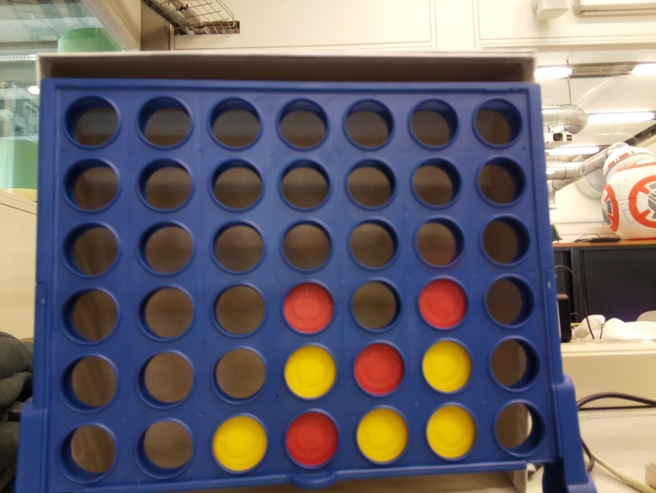
#> input picture VisionCode/board.jpg, 656 x 493 px, found by its file name
$ python getRedCircles.py   (Python 2 division)
#> lines starting #> are read from the running program, lines starting #| are printed output that depends on the picture; after the words box and inside, x2 and y2 are one past the last pixel; in counts of white or black regions, pixels touching at a corner belong together
#!/usr/bin/python
'''
This code will filter out all colors except RED
Then it will search for circles and will find only the RED circles.
'''
from __future__ import print_function

import cv2 as cv
import numpy as np
import sys
import os

if __name__ == '__main__':
	print(__doc__)

	color = "red"

	try:
		fn = sys.argv[1]
	except IndexError:
		fn = "board.jpg"
#Read/import the picture
	source = cv.imread(fn)
#> source is the input picture: shape (493, 656, 3); mean B, G, R 105.9, 101.1, 107.4
#Blur the image
	blur = cv.medianBlur(source, 7)
#make a HSV image from the blurred picture
	hsv = cv.cvtColor(blur, cv.COLOR_BGR2HSV)
#> hsv: shape (493, 656, 3); mean H, S, V 65.5, 109.5, 133.8
#Values for the RED filter
#HSV. H: Hue, S: Saturation, V: Value
#lower_red lowest values
#upper_red highest values
    #0,175,125
    #255,220,220
        lower_red = np.array([0, 71 ,0])
        upper_red = np.array([15, 255 ,255])

        mask_red_1 = cv.inRange(hsv, lower_red, upper_red)
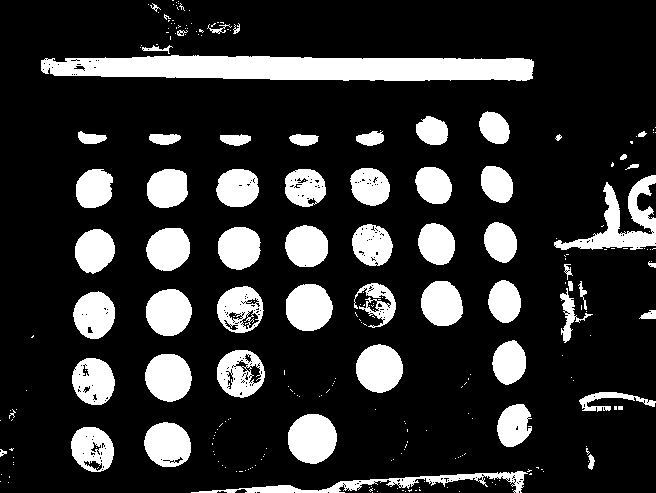
#> mask_red_1: shape (493, 656); 18.8% white; 251 white regions (191 under 20 px), largest, box (x1, y1, x2, y2) and area: (41, 55, 534, 81) 10379, (554, 175, 656, 250) 2658, (288, 414, 337, 464) 1929

        lower_red = np.array([177, 0, 0])
        upper_red = np.array([255, 255, 255])
#apply the filter ranges
        mask_red_2 = cv.inRange(hsv, lower_red, upper_red)
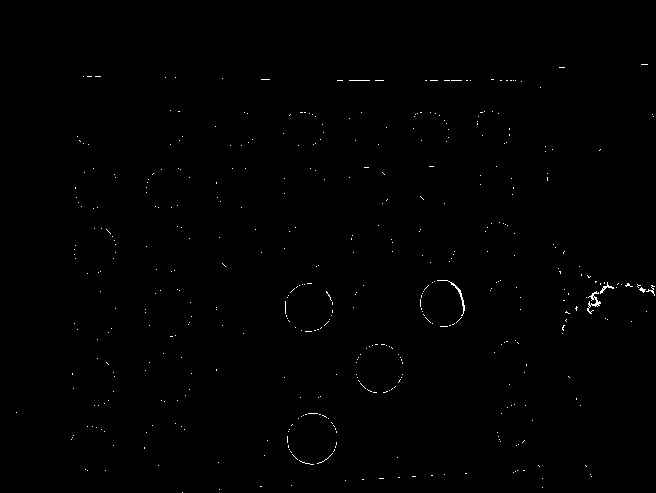
#> mask_red_2: shape (493, 656); 0.35% white in thin lines or dots, all inside (x1, y1, x2, y2) = (16, 64, 655, 493)

        #mask_red = cv.bitwise_and(blur, blur, mask = mask_red1)
        mask_red3 = cv.bitwise_and(blur, blur, mask = mask_red_2)
#show the color image with mask.
	res_red = cv.bitwise_and(blur, blur, mask = mask_red_1)
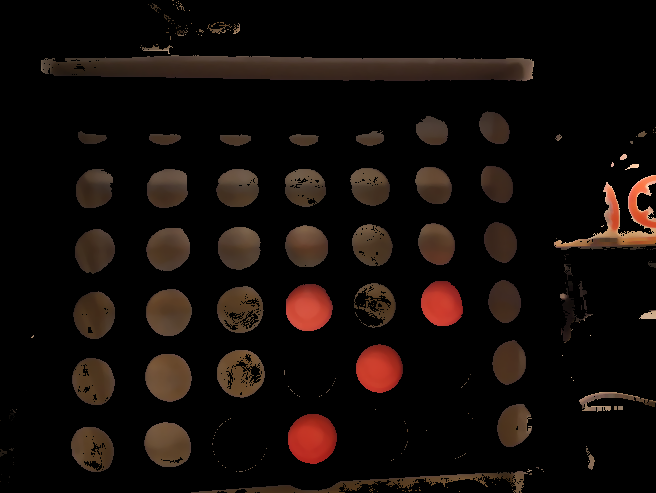
#> res_red: shape (493, 656, 3); mean B, G, R 8.4, 11.4, 18.1

        res = cv.add(res_red, mask_red3)
#show image
	cv.imshow("source", source)
	cv.imshow("mask-black/white", mask_red_1)
        cv.imshow("mask-black/white2", mask_red_2)
	cv.imshow("rest-color", res_red)
        cv.imshow("hi" , res)

	out = cv.add(mask_red_1, mask_red_2)
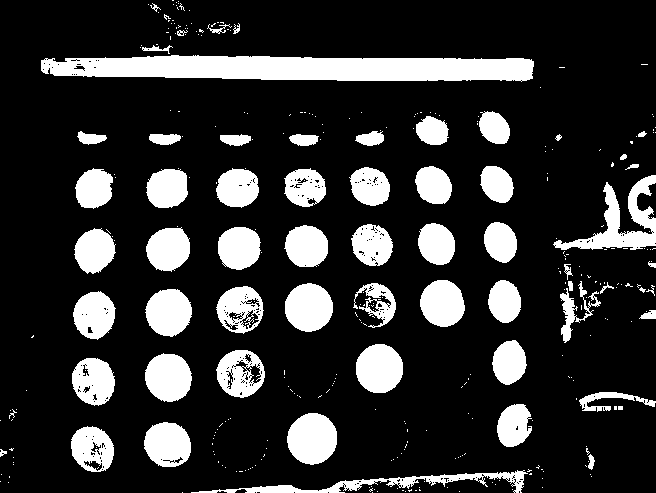
#> out: shape (493, 656); 19.2% white; 337 white regions (275 under 20 px), largest, box (x1, y1, x2, y2) and area: (41, 55, 534, 82) 10481, (553, 175, 656, 250) 2660, (287, 413, 337, 465) 2022
        #out = mask_red_1
#save the black/white image of the board where only the RED disc are visible
	save = "REDblackwhiteboard.jpg"
	cv.imwrite(save, out)
#detect the circles
	src = cv.imread(save)
#> src: shape (493, 656, 3); min 0, max 255, mean 49
	img = cv.cvtColor(src, cv.COLOR_BGR2GRAY)
	img = cv.medianBlur(img, 5)
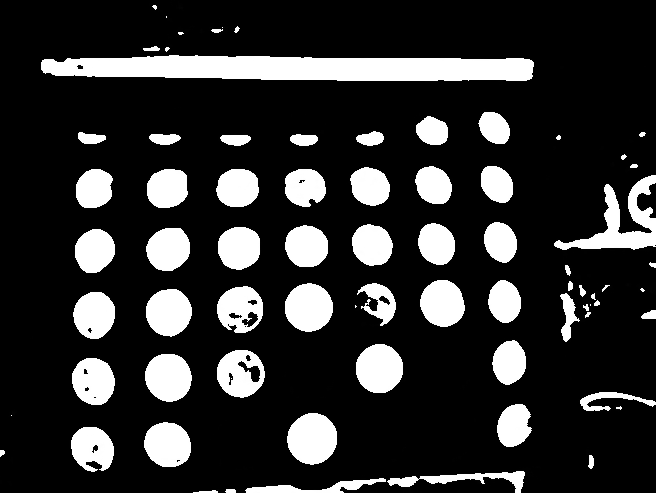
#> img: shape (493, 656); min 0, max 255, mean 48.5
	cimg = src.copy() # numpy function

	circles = cv.HoughCircles(img, cv.HOUGH_GRADIENT, 1, 10, np.array([]), 100, 10, 20, 45)
#> circles = 39 rows, first 8: [240.5, 372.5, 24.4], [378.5, 368.5, 24.1], [168.5, 376.5, 23.9], [167.5, 312.5, 22.7], [311.5, 437.5, 25.1], [442.5, 302.5, 22.7], [167.5, 249.5, 21.6], [307.5, 306.5, 24.1]

	# Check if circles have been found and only then iterate over these and add them to the image
	if circles is not None and len(circles):
		print(circles)
#> (printed output is left out)
		a, b, c = circles.shape
#> a = 1; b = 39; c = 3
		for i in range(b):
		    cv.circle(cimg, (circles[0][i][0], circles[0][i][1]), circles[0][i][2], (0, 0, 255), 3, cv.LINE_AA)
		    cv.circle(cimg, (circles[0][i][0], circles[0][i][1]), 2, (0, 255, 0), 3, cv.LINE_AA)  # draw center of circle
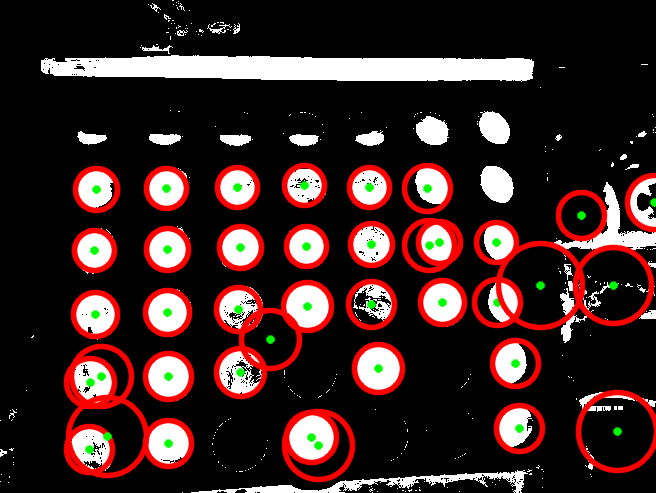
#> cimg: shape (493, 656, 3); mean B, G, R 38.1, 39.8, 62.9
		cv.imshow("detected circles", cimg)
		print ('Total of', color, 'circles is', (i+1))
#| Total of red circles is 39
#End the program with ESC
	while True:
		k = cv.waitKey(5) & 0xFF
#> (key Esc is pressed here)
		if k == 27:
			break
	cv.destroyAllWindows()

$ run again, with VisionCode/20180607-2.jpg copied over VisionCode/board.jpg
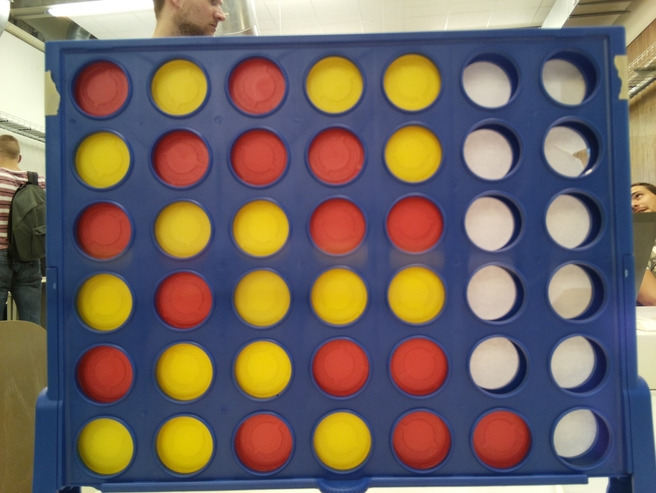
#> input picture VisionCode/20180607-2.jpg, 656 x 493 px, found by its file name
#> source is the input picture: shape (493, 656, 3); mean B, G, R 97.9, 103.1, 115
#> hsv: shape (493, 656, 3); mean H, S, V 71.8, 124.9, 141.1
#> `mask_red_1 = cv.inRange(hsv, lower_red, upper_red)`:
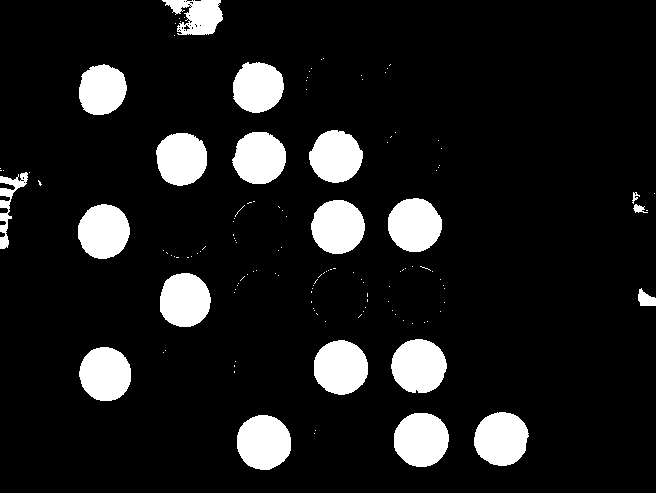
#> mask_red_1: shape (493, 656); 11.1% white; 135 white regions (115 under 20 px), largest, box (x1, y1, x2, y2) and area: (394, 413, 449, 467) 2361, (237, 415, 291, 470) 2359, (391, 339, 447, 393) 2351
#> mask_red_2: shape (493, 656); 0.55% white in thin lines or dots, all inside (x1, y1, x2, y2) = (44, 34, 640, 471)
#> out: shape (493, 656); 11.7% white; 188 white regions (168 under 20 px), largest, box (x1, y1, x2, y2) and area: (393, 412, 450, 468) 2456, (236, 414, 292, 471) 2456, (391, 339, 447, 394) 2437
#> circles = 16 rows, first 8: [501.5, 438.5, 27.4], [418.5, 365.5, 27.5], [263.5, 441.5, 27.5], [256.5, 85.5, 26.6], [421.5, 439.5, 28.4], [105.5, 374.5, 26.6], [340.5, 367.5, 28.1], [334.5, 155.5, 26.8]
#> (printed output is left out)
#> after the loop `for i in range(b):`:
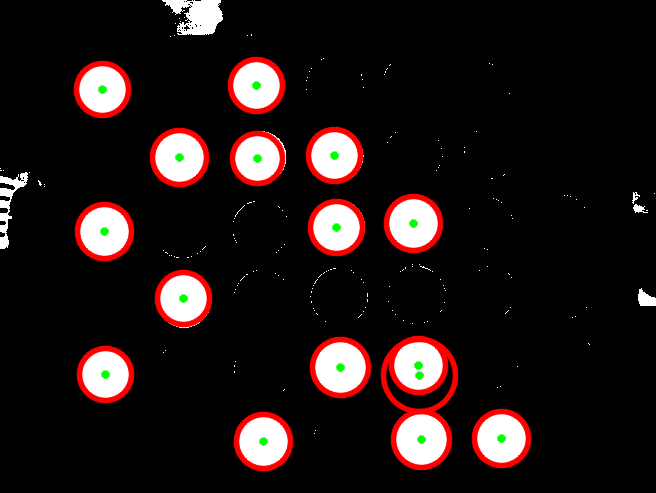
#> cimg: shape (493, 656, 3); mean B, G, R 22.5, 23.2, 34.1
#| Total of red circles is 16
